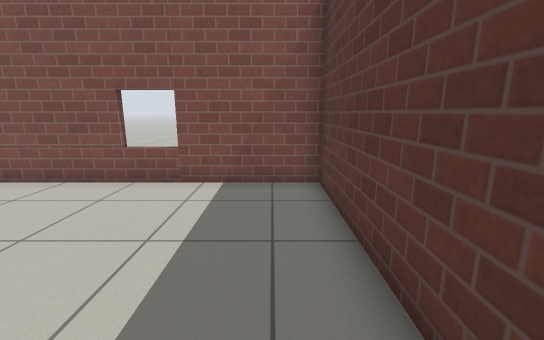
[1] (above)

19 first-person views from a walk through a world built for the Gazebo simulator. The camera is 1 m above the floor, tilts 12° down and sees 90° across. The floor is counted in squares, 0.5 m on a side. Each view is taken from the middle of a square. On the plan, view 1 faces up. The plan holds only what a view shows up to about 16 squares ahead; the rest is blank. The robots in the file are not drawn. Gazebo's built-in surfaces are drawn with simple patterns.

[2]
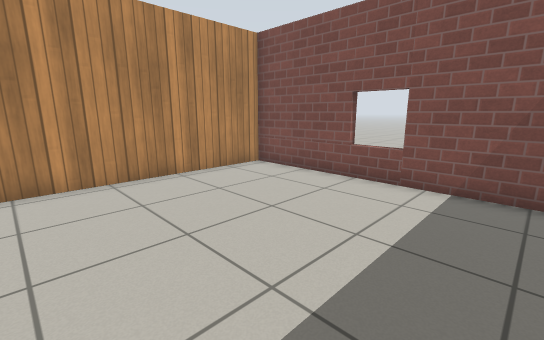

[3]
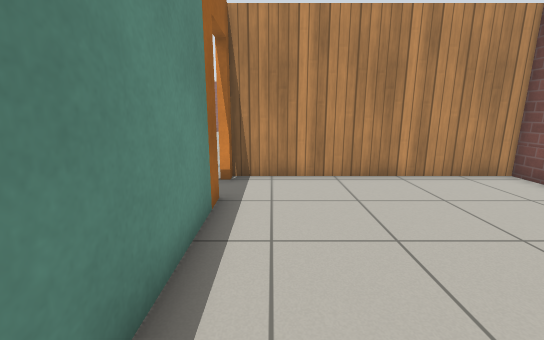

[4]
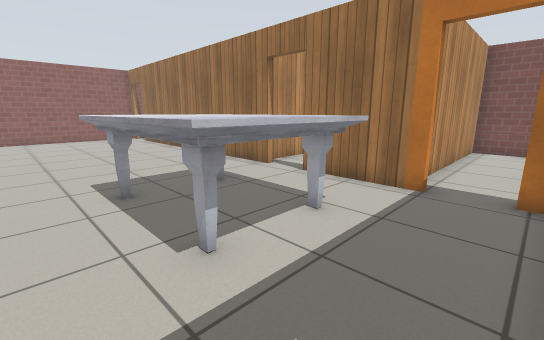

[5]
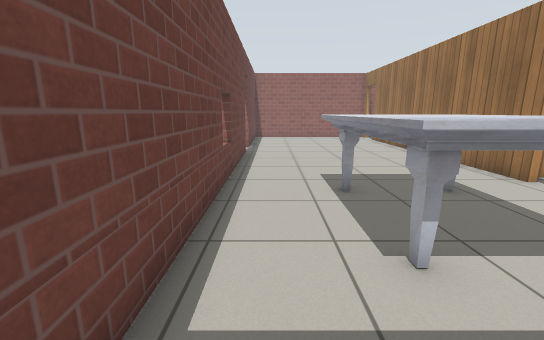

[6]
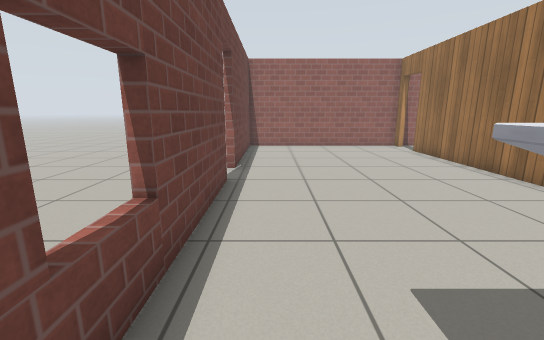

[7]
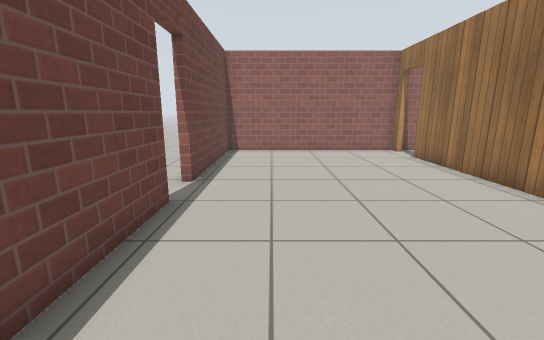

[8]
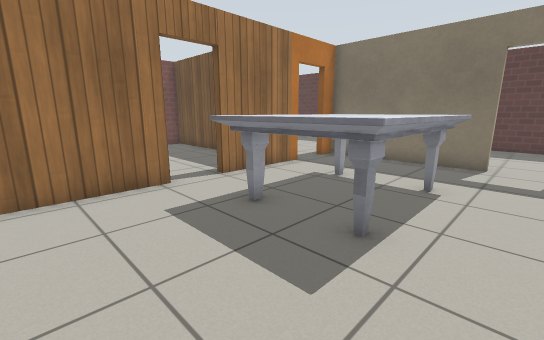

[9]
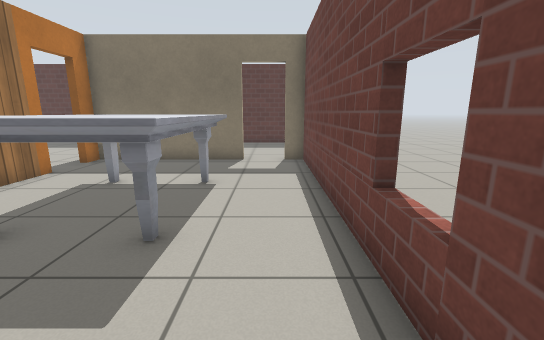

[10]
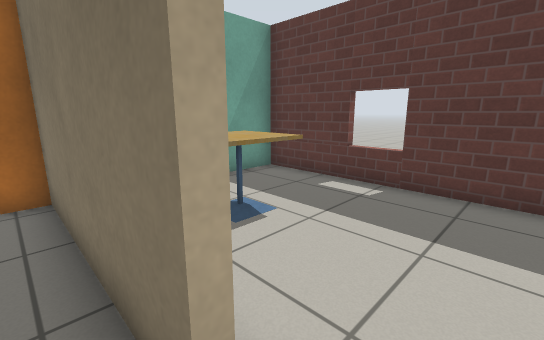

[11]
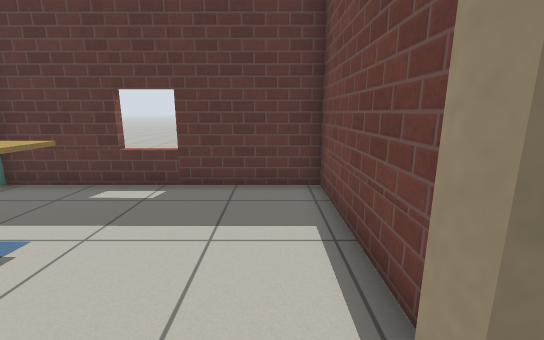

[12]
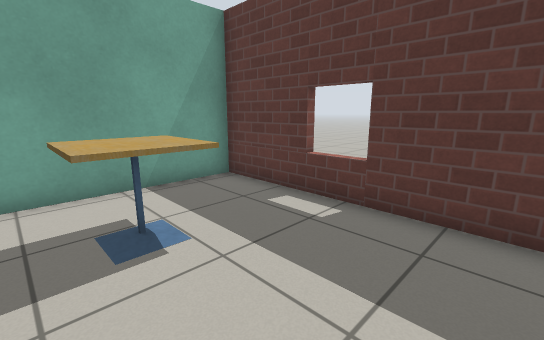

[13]
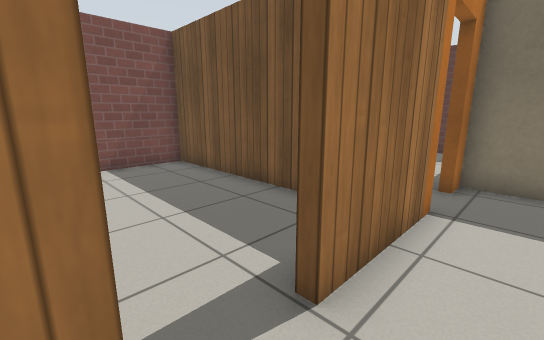

[14]
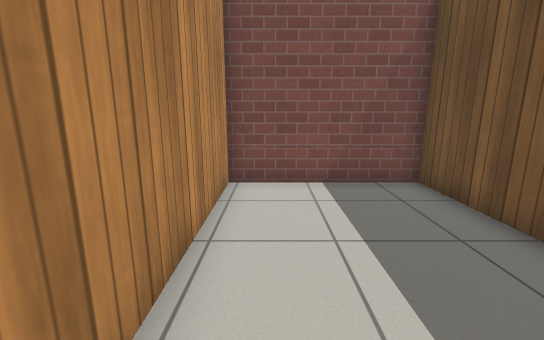

[15]
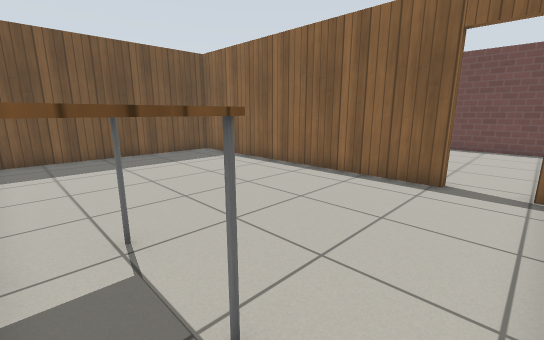

[16]
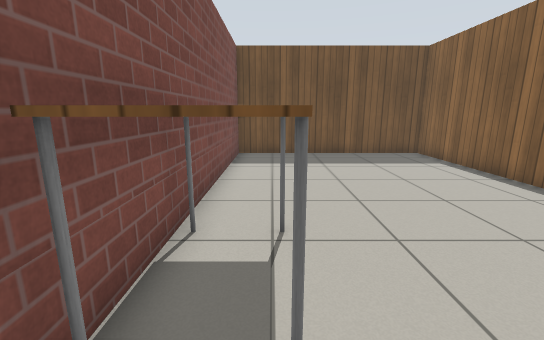

[17]
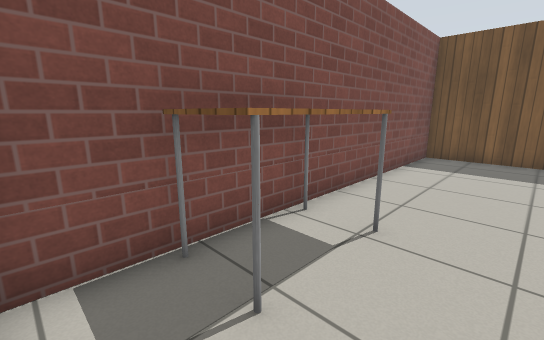

[18]
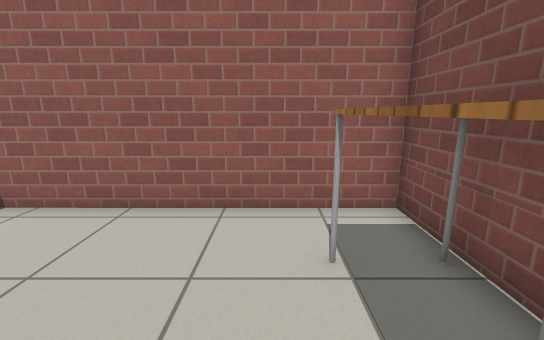

[19]
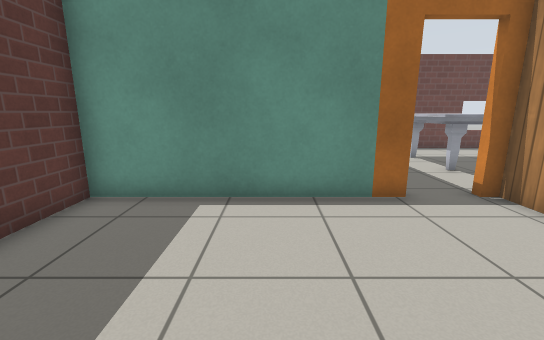

### Floor plan
Points are (right, up) in squares from view 1. A wall is a line through its corners. A room is listed if a view was taken in it or the views show most of it. See-through windows are left out.
Room 1 (views 1, 2, 3, 19)
walls: (-6.3, -1.3) (1.4, -1.3) (1.4, 7.6) (-8.5, 7.6) (-8.5, -1.3) (-8, -1.3)
ways out: open door at (-7.3, -1.3) to room 2
Room 2 (views 4, 5, 6, 7, 8, 9, 10, 11, 13)
walls: (-20, -10.3) (-5.4, -10.3); (-13.6, -1.6) (-26.3, -1.6); (-8, -1.3) (-8, -1.6) (-12, -1.6); (-5.4, -7.8) (-5.4, -1.6) (-6.3, -1.6); (-28, -1.6) (-28.5, -1.6) (-28.5, -10.3) (-21.7, -10.3)
ways out: open door at (-7.3, -1.3) to room 1; open door at (-5, -8.5) to room 3; open door at (-12.7, -1.3) to room 4; open door at (-27.3, -1.3) to room 5; open door at (-20.5, -10.5)
objects: marble table (-13, -7) to (-9, -4)
Room 3 (view 12)
walls: (-3.9, -10.3) (1.4, -10.3) (1.4, -1.6) (-4.3, -1.6)
ways out: open door at (-5, -8.5) to room 2
objects: cafe table (-3, -5) to (-2, -4)
Room 4 (view 14)
walls: (-8.8, 1.3) (-8.8, 7.6) (-14.3, 7.6) (-14.3, -0.7)
ways out: open door at (-12.7, -1.3) to room 2
Room 5 (views 15, 16, 17, 18)
walls: (-26.3, -1.3) (-14.6, -1.3) (-14.6, 7.6) (-28.5, 7.6) (-28.5, -1.1)
ways out: open door at (-27.3, -1.3) to room 2
objects: table (-26, 6) to (-24, 7)

Where each view was taken, in squares from view 1:
view 1: 0 up, 0 right, facing up
view 2: 0 up, 0 right, facing up-left
view 3: 0 up, 0 right, facing left
view 4: 9 down, 6 left, facing up-left
view 5: 9 down, 6 left, facing left
view 6: 9 down, 12 left, facing left
view 7: 8 down, 14 left, facing left
view 8: 9 down, 17 left, facing up-right
view 9: 9 down, 17 left, facing right
view 10: 9 down, 6 left, facing up-right
view 11: 9 down, 6 left, facing right
view 12: 9 down, 4 left, facing up-right
view 13: 3 down, 14 left, facing up-right
view 14: 0 up, 13 left, facing up
view 15: 7 up, 28 left, facing down-right
view 16: 6 up, 28 left, facing right
view 17: 4 up, 28 left, facing up-right
view 18: 5 up, 23 left, facing left
view 19: 5 up, 3 left, facing down
